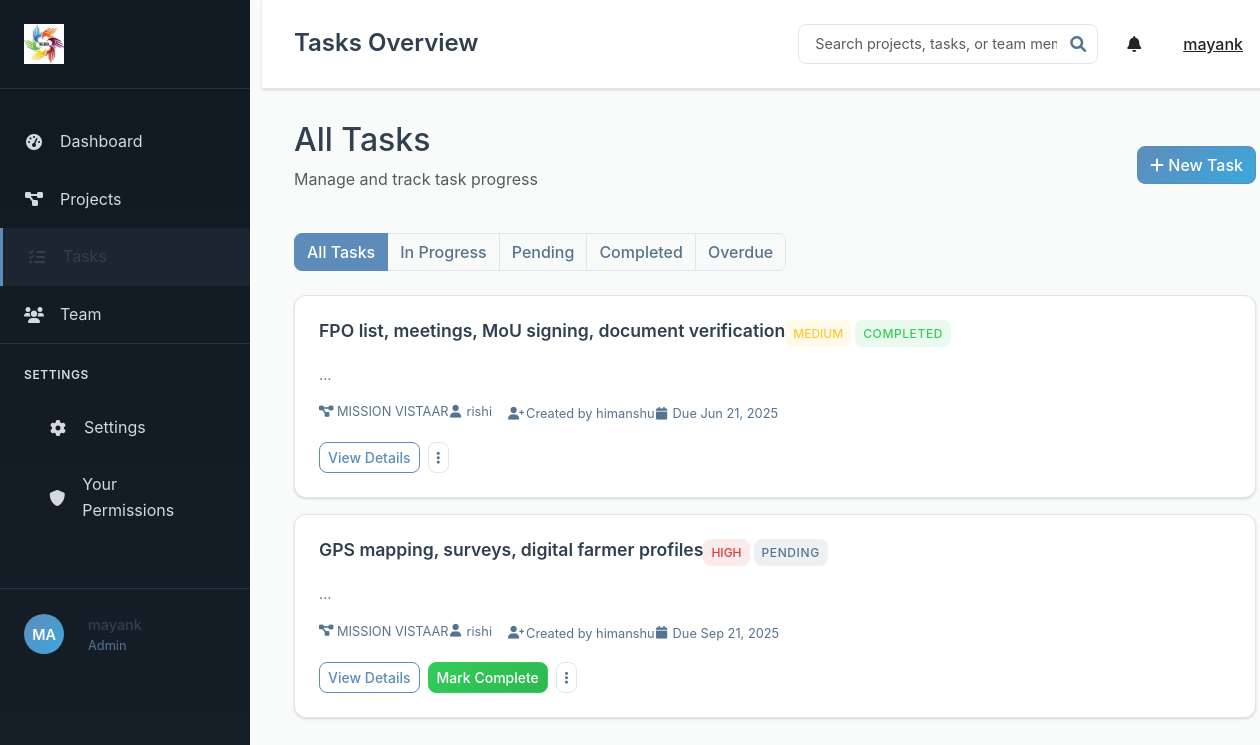
The page /tasks (signed in) on the database its author committed.
### models.py (models this page shows, shortened)
class User(UserMixin, db.Model):
    id = db.Column(db.Integer, primary_key=True)
    username = db.Column(db.String(80), unique=True, nullable=False)
    email = db.Column(db.String(120), unique=True, nullable=False)
    password_hash = db.Column(db.String(256), nullable=False)
    role = db.Column(db.String(20), nullable=False, default='User')  # Admin, Manager, User
    created_at = db.Column(db.DateTime, default=lambda: datetime.now(timezone.utc))
    manager_id = db.Column(db.Integer, db.ForeignKey('user.id'), nullable=True)
    skills = db.Column(db.Text)  # JSON string of skills array
    managed_users = db.relationship('User', backref=db.backref('manager', remote_side=[id]), lazy='dynamic')
    projects_created = db.relationship('Project', foreign_keys='Project.created_by_id', backref='creator', lazy='dynamic')
    projects_assigned = db.relationship('Project', secondary='project_assignments', back_populates='assigned_users', lazy='dynamic')
    tasks_created = db.relationship('Task', foreign_keys='Task.created_by_id', backref='creator', lazy='dynamic')
    tasks_assigned = db.relationship('Task', foreign_keys='Task.assigned_to_id', backref='assigned_user', lazy='dynamic')
    comments = db.relationship('Comment', backref='author', lazy='dynamic')
    permissions = db.relationship('UserPermission', backref='user', lazy='dynamic', cascade='all, delete-orphan')
    def get_accessible_tasks(self):
        if self.role == 'Admin':
            return Task.query.all()
        elif self.role == 'Manager':
            created = Task.query.filter_by(created_by_id=self.id).all()
            assigned = Task.query.filter_by(assigned_to_id=self.id).all()
            return list(set(created + assigned))
        else:
            return Task.query.filter_by(assigned_to_id=self.id).all()

class Task(db.Model):
    id = db.Column(db.Integer, primary_key=True)
    title = db.Column(db.String(200), nullable=False)
    description = db.Column(db.Text)
    status = db.Column(db.String(20), default='Pending')  # Pending, In Progress, Completed, Overdue
    priority = db.Column(db.String(20), default='Medium')  # Low, Medium, High
    deadline = db.Column(db.Date)
    created_at = db.Column(db.DateTime, default=lambda: datetime.now(timezone.utc))
    updated_at = db.Column(db.DateTime, default=lambda: datetime.now(timezone.utc), onupdate=lambda: datetime.now(timezone.utc))
    completed_at = db.Column(db.DateTime)
    project_id = db.Column(db.Integer, db.ForeignKey('project.id'), nullable=False)
    created_by_id = db.Column(db.Integer, db.ForeignKey('user.id'), nullable=False)
    assigned_to_id = db.Column(db.Integer, db.ForeignKey('user.id'))
    dependent_on_task_id = db.Column(db.Integer, db.ForeignKey('task.id'), nullable=True)
    reassigned_from_id = db.Column(db.Integer, db.ForeignKey('user.id'), nullable=True)
    skill_match_percentage = db.Column(db.Integer, default=0)
    comments = db.relationship('Comment', backref='task', lazy='dynamic', cascade='all, delete-orphan')
    documents = db.relationship('Document', backref='task', lazy='dynamic', cascade='all, delete-orphan')
    dependent_task = db.relationship('Task', remote_side=[id], backref='dependent_tasks')
    reassigned_from = db.relationship('User', foreign_keys=[reassigned_from_id])
    def is_overdue(self):
        if self.deadline and self.status != 'Completed':
            return datetime.now().date() > self.deadline
        return False

class Project(db.Model):
    id = db.Column(db.Integer, primary_key=True)
    title = db.Column(db.String(200), nullable=False)
    description = db.Column(db.Text)
    status = db.Column(db.String(20), default='In Progress')  # Just Started, In Progress, Completed
    progress = db.Column(db.Integer, default=0)  # 0-100%
    deadline = db.Column(db.Date)
    created_at = db.Column(db.DateTime, default=lambda: datetime.now(timezone.utc))
    updated_at = db.Column(db.DateTime, default=lambda: datetime.now(timezone.utc), onupdate=lambda: datetime.now(timezone.utc))
    created_by_id = db.Column(db.Integer, db.ForeignKey('user.id'), nullable=False)
    tasks = db.relationship('Task', backref='project', lazy='dynamic', cascade='all, delete-orphan')
    comments = db.relationship('Comment', backref='project', lazy='dynamic', cascade='all, delete-orphan')
    documents = db.relationship('Document', backref='project', lazy='dynamic', cascade='all, delete-orphan')
    assigned_users = db.relationship('User', secondary='project_assignments', back_populates='projects_assigned')

### routes.py (the view)
@app.route('/tasks')
@login_required
def tasks_list():
    tasks = current_user.get_accessible_tasks()
    return render_template('tasks/list.html', tasks=tasks)

### app.py (called while the page is built)
@login_manager.user_loader
def load_user(user_id):
    from models import User
    return User.query.get(int(user_id))

### templates/tasks/list.html (shortened to what this page needs)
{% extends "base.html" %}
{% block page_title %}Tasks Overview{% endblock %}
{% block content %}
<div class="content-header">
    <div class="d-flex justify-content-between align-items-center mb-4">
        <div>
            <h2>All Tasks</h2>
            <p class="text-muted">Manage and track task progress</p>
        </div>
        {% if current_user.role in ['Admin', 'Manager'] %}
        <a href="{{ url_for('create_task') }}" class="btn btn-primary">
            <i class="fas fa-plus"></i> New Task
        </a>
        {% endif %}
    </div>
</div>
<div class="task-filters mb-4">
    <div class="btn-group" role="group">
        <button type="button" class="btn btn-outline-secondary active" onclick="filterTasks('all')">All Tasks</button>
        <button type="button" class="btn btn-outline-secondary" onclick="filterTasks('in-progress')">In Progress</button>
        <button type="button" class="btn btn-outline-secondary" onclick="filterTasks('pending')">Pending</button>
        <button type="button" class="btn btn-outline-secondary" onclick="filterTasks('completed')">Completed</button>
        <button type="button" class="btn btn-outline-secondary" onclick="filterTasks('overdue')">Overdue</button>
    </div>
</div>
<div class="tasks-container">
    {% for task in tasks %}
    <div class="task-card" data-status="{{ task.status.lower().replace(' ', '-') }}"
         data-overdue="{{ 'true' if task.is_overdue() else 'false' }}">
        <div class="task-header">
            <h4><a href="{{ url_for('view_task', task_id=task.id) }}">{{ task.title }}</a></h4>
            <div class="task-badges">
                <span class="priority-badge priority-{{ task.priority.lower() }}">{{ task.priority }}</span>
                <span class="status-badge status-{{ task.status.lower().replace(' ', '-') }}">{{ task.status }}</span>
            </div>
        </div>
        <p class="task-description">{{ task.description[:150] }}...</p>
        <div class="task-meta">
            <div class="meta-row">
                <div class="meta-item">
                    <i class="fas fa-project-diagram"></i>
                    <span>{{ task.project.title }}</span>
                </div>
                {% if task.assigned_user %}
                <div class="meta-item">
                    <i class="fas fa-user"></i>
                    <span>{{ task.assigned_user.username }}</span>
                </div>
                {% endif %}
            </div>
            <div class="meta-row">
                <div class="meta-item">
                    <i class="fas fa-user-plus"></i>
                    <span>Created by {{ task.creator.username }}</span>
                </div>
                {% if task.deadline %}
                <div class="meta-item">
                    <i class="fas fa-calendar"></i>
                    <span>Due {{ task.deadline.strftime('%b %d, %Y') }}</span>
                </div>
                {% endif %}
            </div>
        </div>
        <div class="task-actions">
            <a href="{{ url_for('view_task', task_id=task.id) }}" class="btn btn-outline-primary btn-sm">
                View Details
            </a>
            {% if task.status != 'Completed' and (task.assigned_to_id == current_user.id or current_user.role in ['Admin', 'Manager']) %}
            <form method="POST" action="{{ url_for('complete_task', task_id=task.id) }}" class="d-inline">
                <button type="submit" class="btn btn-success btn-sm">Mark Complete</button>
            </form>
            {% endif %}
            {% if current_user.role in ['Admin', 'Manager'] %}
            <div class="dropdown task-dropdown">
                <button class="btn btn-outline-secondary btn-sm dropdown-toggle" type="button" data-bs-toggle="dropdown">
                    <i class="fas fa-ellipsis-v"></i>
                </button>
            </div>
            {% endif %}
        </div>
    </div>
    {% endfor %}
</div>
{% endblock %}

### templates/base.html (shortened to what this page needs)
<!DOCTYPE html>
<html lang="en">
<head>
    <link href="https://cdn.jsdelivr.net/npm/bootstrap@5.3.0/dist/css/bootstrap.min.css" rel="stylesheet">
    <link href="https://cdnjs.cloudflare.com/ajax/libs/font-awesome/6.0.0/css/all.min.css" rel="stylesheet">
    <link href="{{ url_for('static', filename='css/style.css') }}" rel="stylesheet">
</head>
<body>
    {% if current_user.is_authenticated %}
    <div class="container-fluid">
        <div class="row">
            <div class="col-md-2 p-0">
                <div class="sidebar">
                    <div class="sidebar-header">
                        <div class="logo">
                            <img src="{{ url_for('static', filename='logo.jpeg') }}" alt="SLRD Logo" style="max-height: 40px; max-width: 120px;">
                        </div>
                    </div>
                    <nav class="sidebar-nav">
                        <ul class="nav flex-column">
                            <li class="nav-item">
                                <a class="nav-link" href="{{ url_for('index') }}">
                                    <i class="fas fa-tachometer-alt"></i> Dashboard
                                </a>
                            </li>
                            <li class="nav-item">
                                <a class="nav-link" href="{{ url_for('projects_list') }}">
                                    <i class="fas fa-project-diagram"></i> Projects
                                </a>
                            </li>
                            <li class="nav-item">
                                <a class="nav-link" href="{{ url_for('tasks_list') }}">
                                    <i class="fas fa-tasks"></i> Tasks
                                </a>
                            </li>
                            {% if current_user.role in ['Admin', 'Manager'] %}
                            <li class="nav-item">
                                <a class="nav-link" href="{{ url_for('team_list') }}">
                                    <i class="fas fa-users"></i> Team
                                </a>
                            </li>
                            {% endif %}
                        </ul>
                        <div class="sidebar-settings">
                            <h6>SETTINGS</h6>
                            <ul class="nav flex-column">
                                <li class="nav-item">
                                    <a class="nav-link" href="{{ url_for('settings') }}">
                                        <i class="fas fa-cog"></i> Settings
                                    </a>
                                </li>
                                <li class="nav-item">
                                    <a class="nav-link" href="{{ url_for('your_permissions') }}">
                                        <i class="fas fa-shield-alt"></i> Your Permissions
                                    </a>
                                </li>
                            </ul>
                        </div>
                    </nav>
                    <div class="sidebar-user">
                        <div class="user-avatar">{{ current_user.username[:2].upper() }}</div>
                        <div class="user-info">
                            <div class="user-name">{{ current_user.username }}</div>
                            <div class="user-role">{{ current_user.role }}</div>
                        </div>
                    </div>
                </div>
            </div>
            <div class="col-md-10 main-content">
                <header class="main-header">
                    <div class="d-flex justify-content-between align-items-center">
                        <h1>{% block page_title %}SLRD Project Management{% endblock %}</h1>
                        <div class="header-actions">
                            <div class="search-box">
                                <input type="text" class="form-control" placeholder="Search projects, tasks, or team members">
                                <i class="fas fa-search"></i>
                            </div>
                            <div class="dropdown">
                                <button class="btn btn-link text-dark" type="button" data-bs-toggle="dropdown">
                                    <i class="fas fa-bell"></i>
                                </button>
                            </div>
                            <div class="dropdown">
                                <button class="btn btn-link text-dark" type="button" data-bs-toggle="dropdown">
                                    {{ current_user.username }}
                                </button>
                            </div>
                        </div>
                    </div>
                </header>
                <div class="content-area">
                    {% block content %}{% endblock %}
                </div>
            </div>
        </div>
    </div>
    {% else %}
    <div class="auth-container">
        {% block auth_content %}{% endblock %}
    </div>
    {% endif %}
</body>
</html>

### templates/tasks/list.html (style rules this page uses)
.task-actions { display: flex; align-items: center; gap: 8px; margin-top: 15px; }
.task-dropdown { position: relative; }
.dropdown-toggle::after { display: none; }

### rows shown on the page
User: username "MA", username "mayank", role "Admin"
Task: title "FPO list, meetings, MoU signing, document verification", priority "MEDIUM", status "COMPLETED", project "MISSION VISTAAR", assigned_user.username "rishi", creator.username "himanshu", deadline "Jun 21, 2025"
Task: title "GPS mapping, surveys, digital farmer profiles", priority "HIGH", status "PENDING", project "MISSION VISTAAR", assigned_user.username "rishi", creator.username "himanshu", deadline "Sep 21, 2025"
